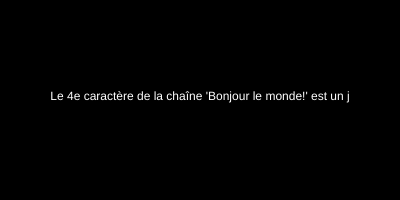
Frame 1 (no input)
Frame 60 (no input): identical to frame 1, image omitted
Frame 120 (the mouse pressed at the canvas centre since frame 60): identical to frame 1, image omitted

The p5.js sketch that drew this single still picture (run headless with seeded random() and noise() and a simulated clock; from frame 60 on, the mouse is pressed at the canvas centre):

// p5.js sketch
// ── sketch.js
// http://www.ac-grenoble.fr/disciplines/informatiquelycee/p5_base_a10.html

var msg;
var c;

function setup()
{
  can=createCanvas(400,200);
  background(0);
  msg="Bonjour le monde!";
  c=msg.charAt(3)
  textAlign(CENTER);
  fill(255);
  text("Le 4e caractère de la chaîne '"+msg+"' est un "+c,200,100)
}


function draw()
{
  
}
     
